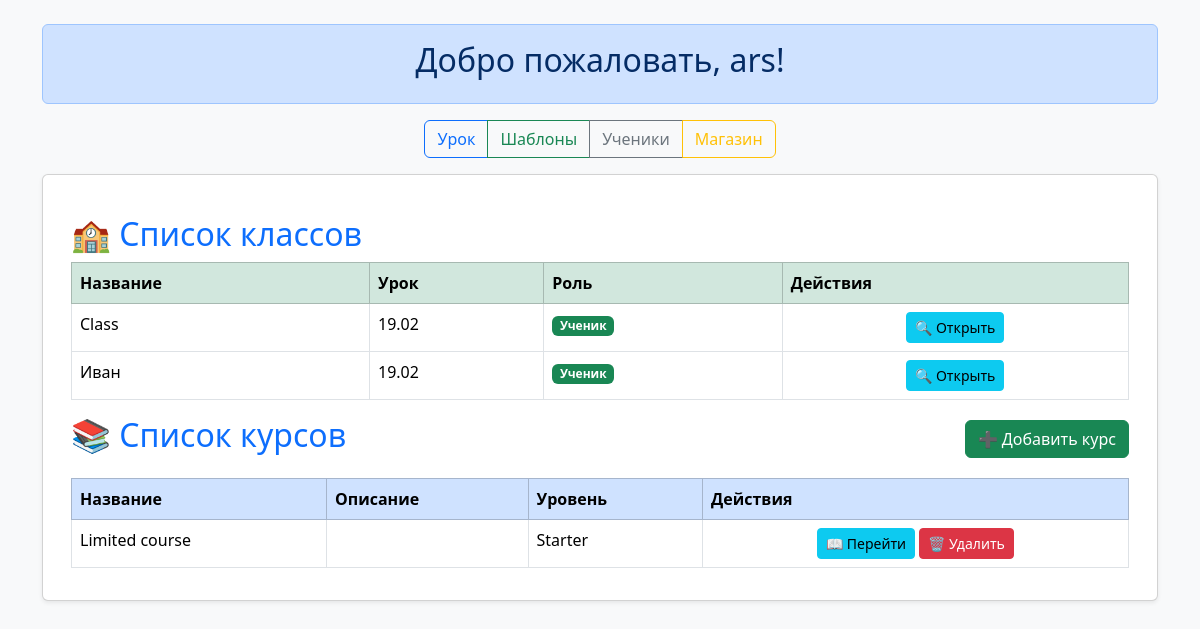
The page /hub/ (signed in) on the database as committed earlier.
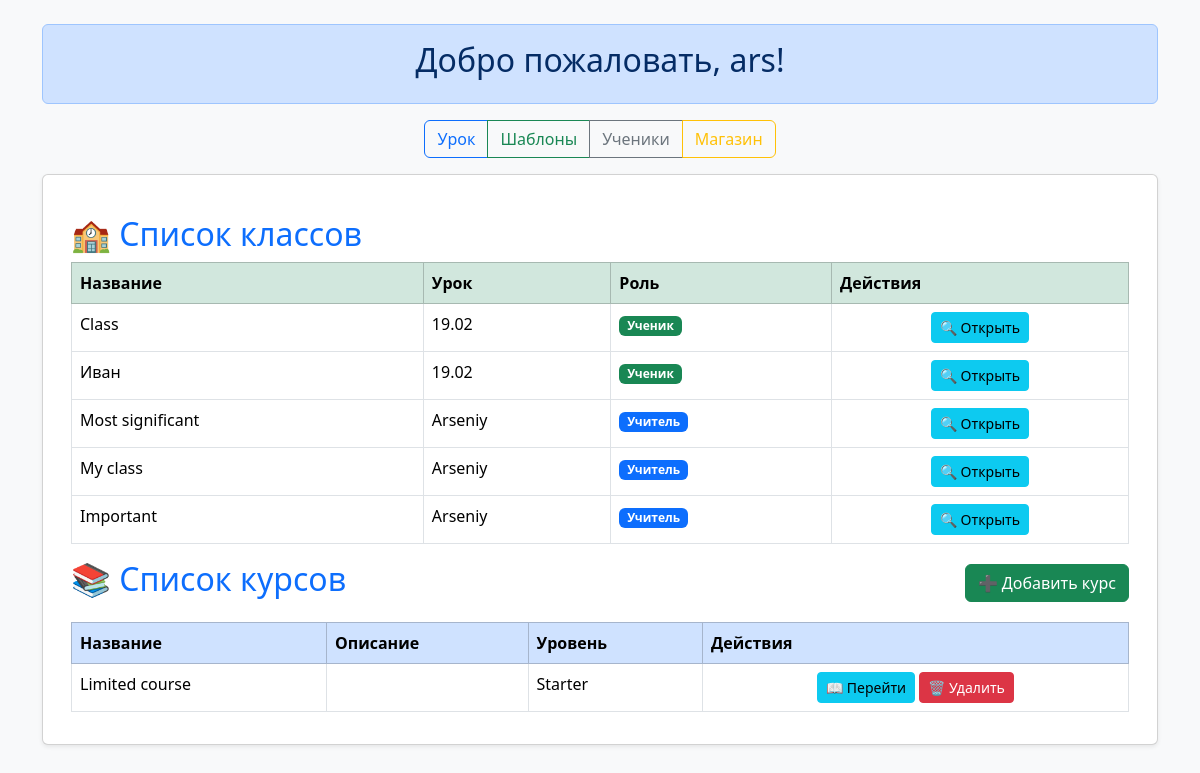
The same page on the database as committed later.
### users/models.py (models this page shows)
class CustomUser(AbstractUser):
    groups = models.ManyToManyField(
        'auth.Group',
        verbose_name='groups',
        blank=True,
        related_name='customuser_set',  # Добавь related_name сюда
        related_query_name='customuser',  # related_query_name для Django 4.0 и выше
        help_text='The groups this user belongs to. A user will get all permissions granted to each of their groups.',
    )
    user_permissions = models.ManyToManyField(
        'auth.Permission',
        verbose_name='user permissions',
        blank=True,
        related_name='customuser_set',  # Добавь related_name сюда
        related_query_name='customuser',  # related_query_name для Django 4.0 и выше
        help_text='Specific permissions for this user.',
    )
    role = models.CharField(max_length=20, choices=Role.choices, default=Role.STUDENT)

### hub/models.py (models this page shows, shortened)
class Classroom(models.Model):
    id = models.UUIDField(primary_key=True, default=uuid.uuid4, editable=False)
    name = models.CharField(max_length=255, default="Class")
    teachers = models.ManyToManyField(
        settings.AUTH_USER_MODEL,
        related_name="classrooms_as_teacher",
        limit_choices_to={"role": "teacher"},
        verbose_name="Учителя"
    )
    students = models.ManyToManyField(
        settings.AUTH_USER_MODEL,
        related_name="classrooms_as_student",
        limit_choices_to={"role__in": ["student", "teacher"]},
        verbose_name="Ученики"
    )
    active_students = models.ManyToManyField(
        settings.AUTH_USER_MODEL,
        related_name="active_classrooms",
        limit_choices_to={"role__in": ["student", "teacher"]},
        verbose_name="Активные ученики",
        blank=True
    )
    temporary_students = models.ManyToManyField(
        settings.AUTH_USER_MODEL,
        related_name="temporary_classrooms",
        limit_choices_to={"role": "student"},
        verbose_name="Временные ученики",
        blank=True
    )
    lesson = models.ForeignKey(lesson, on_delete=models.SET_NULL, null=True, blank=True, related_name="classrooms")
    objects = ClassroomManager()
    completed_lessons = models.ManyToManyField('lesson', related_name="completed_classrooms", through="CompletedLesson", blank=True, verbose_name="Пройденные уроки")
    created_at = models.DateTimeField(auto_now_add=True)  # Дата создания класса
    updated_at = models.DateTimeField(auto_now=True)  # Дата последнего обновления

class lesson(models.Model):
    id = models.UUIDField(primary_key=True, default=uuid.uuid4, editable=False)
    course = models.ForeignKey(course, on_delete=models.CASCADE, related_name="lessons")  # Привязка урока к курсу
    name = models.CharField(max_length=255)  # Название урока
    description = models.TextField(blank=True, null=True)  # Описание урока
    lexical_topics = models.TextField(blank=True, null=True)  # Лексические темы
    grammar_topics = models.TextField(blank=True, null=True)  # Грамматические темы
    extra_topics = models.TextField(blank=True, null=True)  # Дополнительные темы
    created_at = models.DateTimeField(auto_now_add=True)  # Дата создания урока
    updated_at = models.DateTimeField(auto_now=True)  # Дата последнего обновления
    context = models.JSONField(blank=True, null=True)

class course(models.Model):
    STUDENT_LEVEL_CHOICES = (
        ("starter", "Starter"),
        ("elementary", "Elementary"),
        ("pre_intermediate", "Pre-Intermediate"),
        ("intermediate", "Intermediate"),
        ("upper_intermediate", "Upper-Intermediate"),
        ("advanced", "Advanced"),
    )
    id = models.UUIDField(primary_key=True, default=uuid.uuid4, editable=False)
    name = models.CharField(max_length=255, unique=True)  # Название курса
    description = models.TextField(blank=True, null=True)  # Описание курса
    student_level = models.CharField(max_length=20, choices=STUDENT_LEVEL_CHOICES, default="starter")  # Уровень ученика
    user = models.ForeignKey(settings.AUTH_USER_MODEL, on_delete=models.CASCADE, related_name="courses")  # Автор курса
    created_at = models.DateTimeField(auto_now_add=True)  # Дата создания курса
    updated_at = models.DateTimeField(auto_now=True)  # Дата последнего обновления
    objects = CourseManager()

### hub/views.py (the view)
# urls.py: path('', views.home_view, name='home'),
@login_required
def home_view(request):
    username = request.user.username
    return render(request, 'home/home.html', {'username': username})

### hub/templatetags/custom_tags.py (called while the page is built)
@register.inclusion_tag('home/course_list.html')
def course_list(user):
    courses = course.objects.filter(user=user)
    classrooms = Classroom.objects.filter(
        Q(teachers=user) | Q(students=user)
    ).distinct()
    return {'courses': courses, 'user': user, 'classrooms': classrooms}

### hub/templates/home/home.html (shortened to what this page needs)
<!DOCTYPE html>
<html lang="en">
<head>
    <link href="https://cdn.jsdelivr.net/npm/bootstrap@5.0.2/dist/css/bootstrap.min.css" rel="stylesheet">
    {% load static %}
    {% load custom_tags %}
</head>
<body class="bg-light">
<div class="container mt-4">
    <div class="alert alert-primary text-center" role="alert">
        <h2>Добро пожаловать, {{ username }}!</h2>
    </div>
    <div class="d-flex justify-content-center mb-3">
        <div class="btn-group">
            <button class="btn btn-outline-primary">Урок</button>
            <button class="btn btn-outline-success" onclick="alert('Шаблоны')">Шаблоны</button>
            <button class="btn btn-outline-secondary" onclick="alert('Ученики')">Ученики</button>
            <button class="btn btn-outline-warning" onclick="alert('Магазин')">Магазин</button>
        </div>
    </div>
    <div class="card shadow-sm">
        <div class="card-body">
            <div id="elementContent">
                <div id="course_list">
                    {% course_list request.user %}
                </div>
            </div>
        </div>
    </div>
</div>
</body>
</html>

### hub/templates/home/course_list.html (shortened to what this page needs)
<!DOCTYPE html>
<html lang="en">
<head>
    <link href="https://cdn.jsdelivr.net/npm/bootstrap@5.3.3/dist/css/bootstrap.min.css" rel="stylesheet">
</head>
<body class="bg-light">
<div class="container mt-4">
    <h2 class="text-primary">🏫 Список классов</h2>
    {% if classrooms %}
    <div class="table-responsive">
        <table class="table table-hover table-bordered">
            <thead class="table-success">
                <tr>
                    <th>Название</th>
                    <th>Урок</th>
                    <th>Роль</th>
                    <th>Действия</th>
                </tr>
            </thead>
            <tbody>
                {% for classroom in classrooms %}
                <tr>
                    <td>{{ classroom.name }}</td>
                    <td>{{ classroom.lesson.name }}</td>
                    <td>
                        {% if user in classroom.teachers.all %}
                            <span class="badge bg-primary">Учитель</span>
                        {% elif user in classroom.students.all %}
                            <span class="badge bg-success">Ученик</span>
                        {% else %}
                            <span class="badge bg-secondary">Гость</span>
                        {% endif %}
                    </td>
                    <td class="text-center">
                        <a href="{% url 'classroom_view' classroom.id %}" class="btn btn-info btn-sm">🔍 Открыть</a>
                    </td>
                </tr>
                {% endfor %}
            </tbody>
        </table>
    </div>
    {% else %}
    <div class="alert alert-secondary text-center">Нет доступных классов.</div>
    {% endif %}
        <div class="d-flex justify-content-between align-items-center mb-3">
        <h2 class="text-primary">📚 Список курсов</h2>
        <button class="btn btn-success" data-bs-toggle="modal" data-bs-target="#addCourseModal">➕ Добавить курс</button>
    </div>
    {% if courses %}
    <div class="table-responsive">
        <table class="table table-hover table-bordered">
            <thead class="table-primary">
                <tr>
                    <th>Название</th>
                    <th>Описание</th>
                    <th>Уровень</th>
                    <th>Действия</th>
                </tr>
            </thead>
            <tbody>
                {% for course in courses %}
                <tr>
                    <td>{{ course.name }}</td>
                    <td>{{ course.description }}</td>
                    <td>{{ course.get_student_level_display }}</td>
                    <td class="text-center">
                        <a href="{% url 'lesson_list' course.id %}" class="btn btn-info btn-sm">📖 Перейти</a>
                        <form method="POST" action="{% url 'delete_course' course.id %}" class="d-inline" onsubmit="return confirm('Вы уверены, что хотите удалить этот курс? Все уроки также будут удалены.');">
                            <button type="submit" class="btn btn-danger btn-sm">🗑 Удалить</button>
                        </form>
                    </td>
                </tr>
                {% endfor %}
            </tbody>
        </table>
    </div>
    {% else %}
    <div class="alert alert-secondary text-center">Нет курсов для отображения.</div>
    {% endif %}
</div>
</body>
</html>

Rows that differ between the two databases and show on the page:
added Classroom: name "Most significant", lesson.name "Arseniy", shows "Учитель"
added Classroom: name "My class", lesson.name "Arseniy", shows "Учитель"
added Classroom: name "Important", lesson.name "Arseniy", shows "Учитель"
